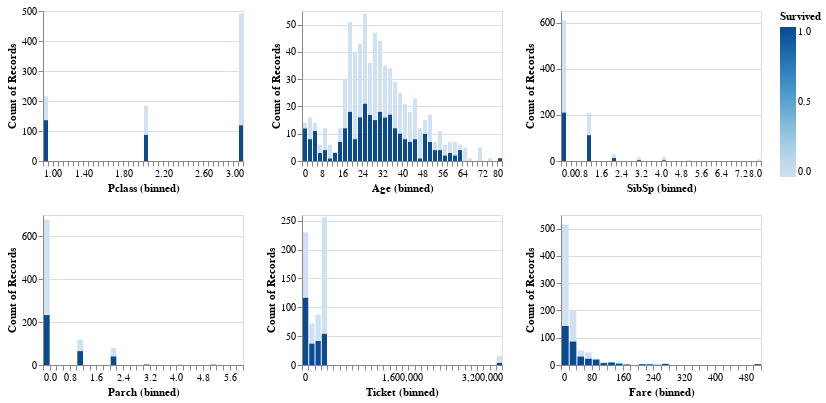

The notebook cell this image was saved under:
### Markdown cell above
# EDA

### Code cell
alt.Chart(train_df).mark_bar().encode(
    alt.X(alt.repeat(), type='quantitative', bin=alt.Bin(maxbins=40)),
    y='count()',
    fill='Survived'
).properties(
    width=200,
    height=150
).repeat(
    ['Pclass', 'Age', 'SibSp', 'Parch', 'Ticket', 'Fare'],
    columns=3
)

### Figure 1 — Vega-Lite specification as saved in the notebook (floating-point values rounded to 4 significant figures; data arrays with more than 128 entries replaced by an {"elided": "..."} marker saying what was removed)
{"$schema": "https://vega.github.io/schema/vega-lite/v4.8.1.json", "columns": 3, "config": {"view": {"continuousHeight": 300, "continuousWidth": 400}}, "datasets": {"data-b1feee995e806647d8a0844a671753e6": {"elided": "891 records"}}, "repeat": ["Pclass", "Age", "SibSp", "Parch", "Ticket", "Fare"], "spec": {"data": {"name": "data-b1feee995e806647d8a0844a671753e6"}, "encoding": {"fill": {"field": "Survived", "type": "quantitative"}, "x": {"bin": {"maxbins": 40}, "field": {"repeat": "repeat"}, "type": "quantitative"}, "y": {"aggregate": "count", "type": "quantitative"}}, "height": 150, "mark": "bar", "width": 200}}
